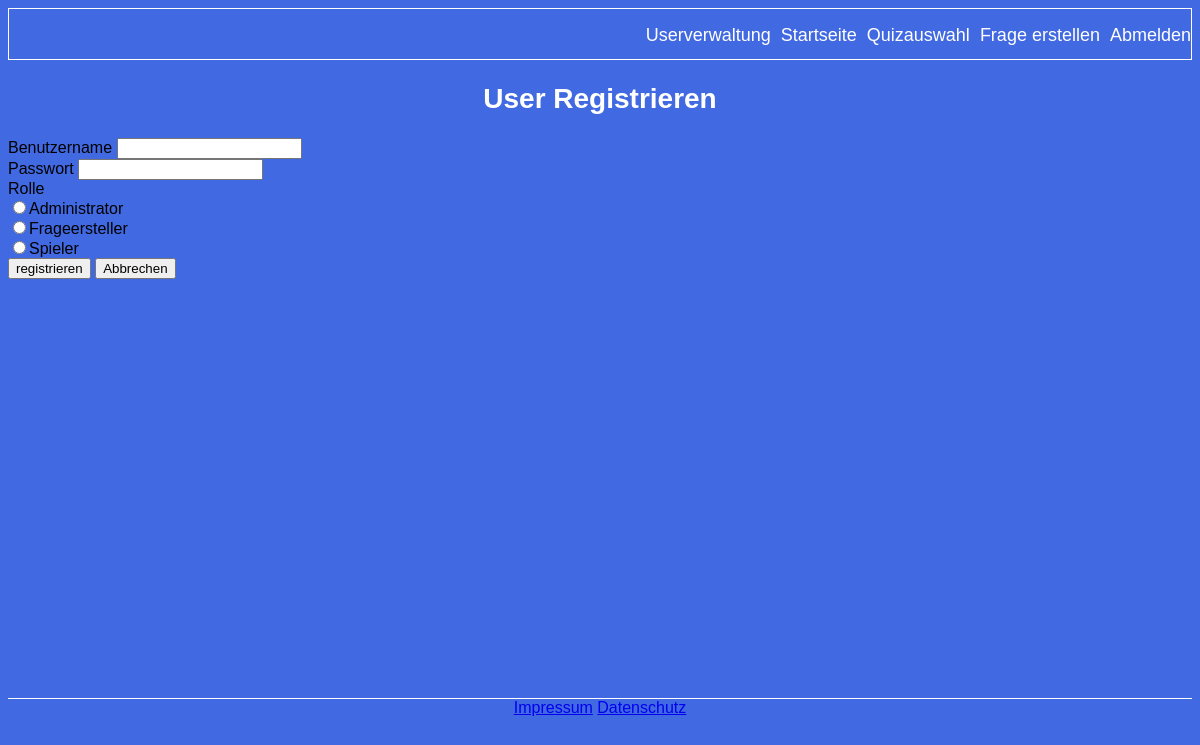
/registrieren.php, run on the app's committed database.
### tables this page shows
CREATE TABLE `rollen` (
  	`id` int PRIMARY KEY AUTO_INCREMENT NOT NULL,
  	`name` varchar(32) UNIQUE NOT NULL
);

### php/class/dbaccess.php (the view, shortened to what this page needs)
<?php
class Database{
    public $mysqli;
    private function db_connect(){
        $this->host = 'localhost';
        $this->user = 'grp4_user';
        $this->pass = '';
        $this->db = 'Gruppe4DB';
        $this->mysqli = new mysqli($this->host, $this->user, $this->pass, $this->db);
        return $this->mysqli;
    }
    public function radiobutton_all_roles(){
        $sql="SELECT * FROM rollen ORDER BY id";
        $result = $this->mysqli->query($sql);
        while($role = $result->fetch_assoc()){
            echo "<input type='radio' name='role_id' value='".$role['id']."'";
            echo ">".$role['name']."<br>";
        }
    }
}
?>

### css/style.css (style rules this page uses)
* { font-family: 'Poppins', sans-serif; }
body { background-color: royalblue ; }

### data on the page
rollen: name "Administrator"
rollen: name "Frageersteller"
rollen: name "Spieler"
